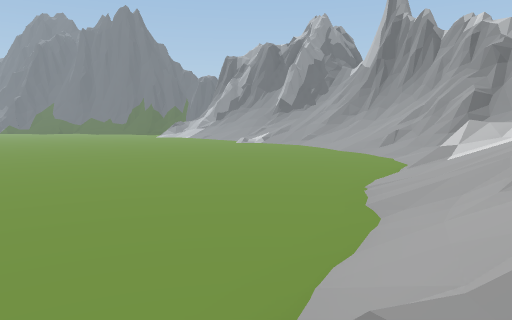
[1] (above)

17 first-person views from a walk through a 3-D level made in the Unity game engine. The camera is 1.2 m above the floor, tilts 6° down and sees 70° across. The floor is counted in squares, 2 m on a side. Each view is taken from the middle of a square. On the plan, view 1 faces up. The plan holds only what a view shows up to about 10 squares ahead; the rest is blank. The place goes on beyond the plan. The player character is not drawn. Some animated figures are left out.

[2]
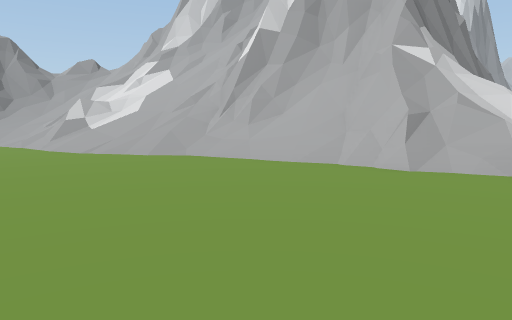

[3]
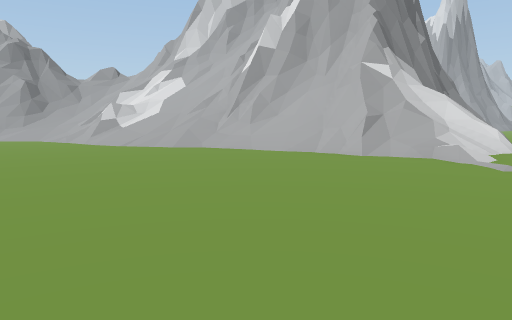

[4]
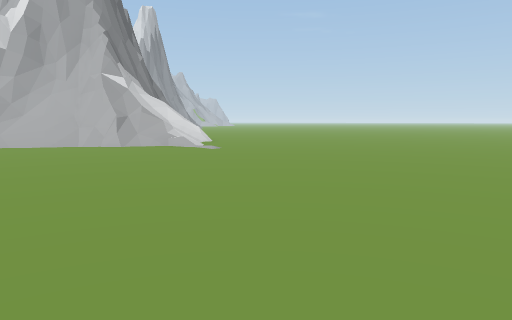

[5]
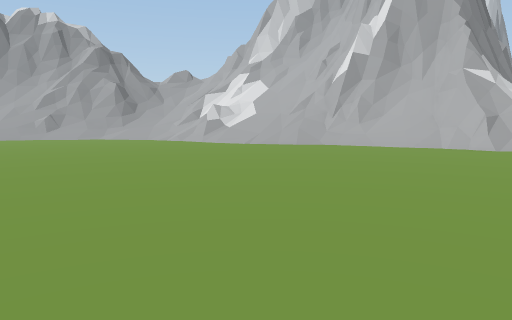

[6]
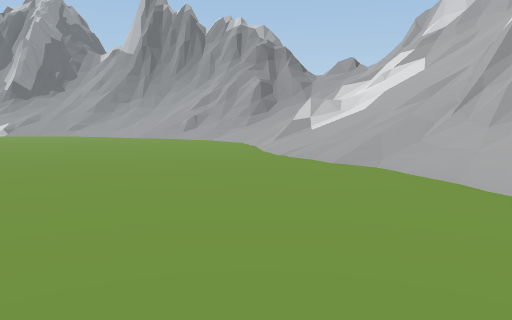

[7]
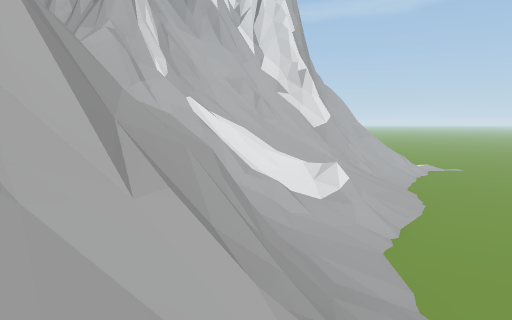

[8]
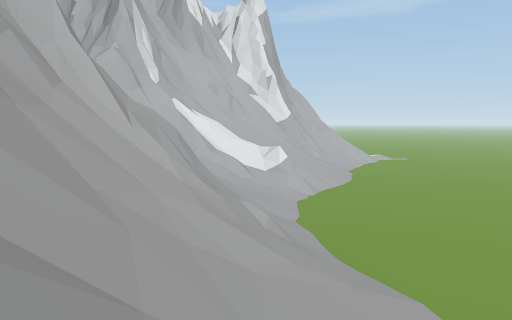

[9]
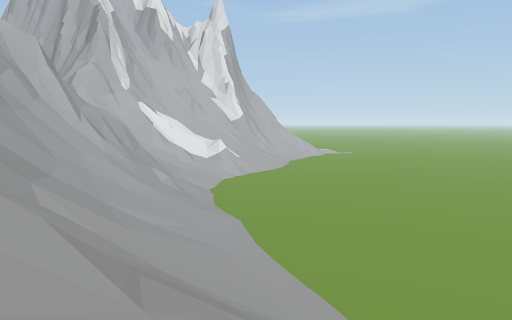

[10]
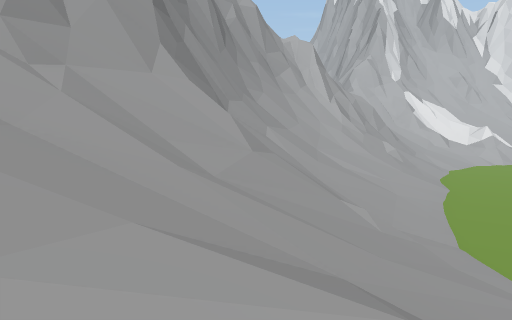

[11]
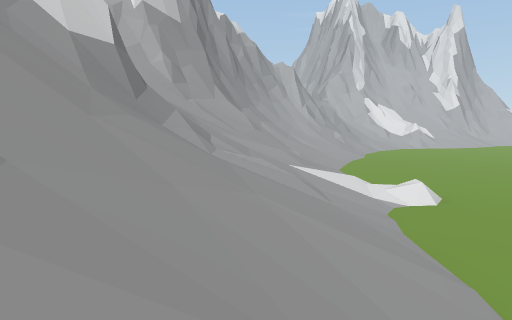

[12]
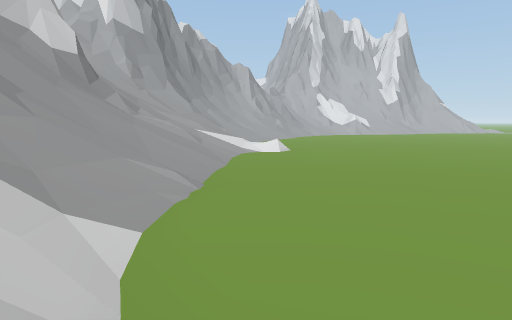

[13]
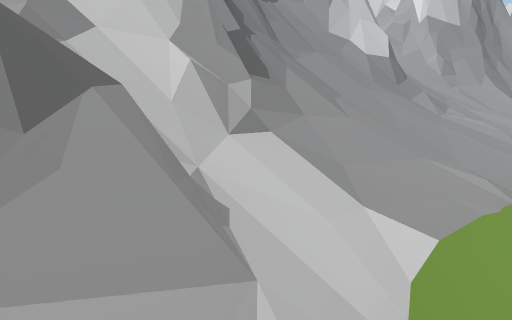

[14]
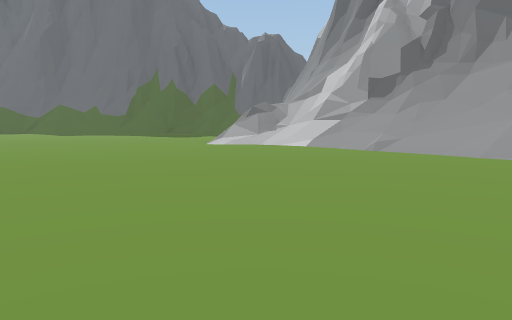

[15]
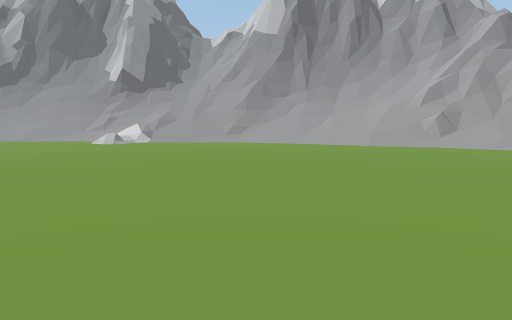

[16]
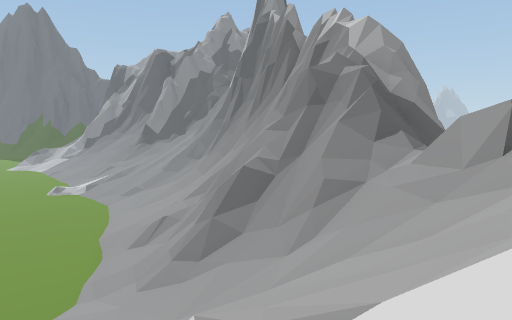

[17]
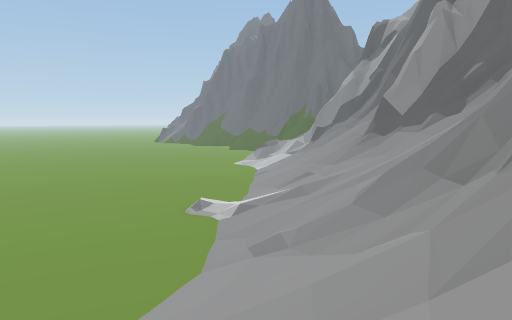

### Floor plan
Key: @ floor where view 1 was taken; # wall or solid block; . main floor; : floor 5 m higher than the main floor; / step, stairs or slope; = window, fence, low wall or low ledge; ^ raised ledge.
Columns run from 10 left of view 1 to 10 right of it. Each row starts with its distance up from view 1.
 27 .../=//#####^
 26 ...../////# ^
 25 ......//////^^^
 24 ......./////^^=
 23 ......../////=/
 22 .........//////#^
 21  .........////==^
 20   .......//////^^
 19   .........////#^
 18    .........////^
 17     .........///#^
 16      ........////^
 15       ........///#^
 14       ........//==^
 13      .........//=###^
 12      .........//==##^
 11      ........../=/==
 10     ..........////=:
  9     ........../////=
  8     ........./=/////
  7    ..........//////##
  6   ..........//////#^^
  5  ...........//////=^
  4  ...........////=/=
  3  ..........//^#
  2  .........///^^
  1   ........==##^
  0   ......./@/^^

Where each view was taken, in squares from view 1:
view 1: 0 up, 0 right, facing up
view 2: 3 up, 5 left, facing right
view 3: 3 up, 7 left, facing right
view 4: 5 up, 9 left, facing down-right
view 5: 6 up, 8 left, facing right
view 6: 2 up, 3 left, facing up-right
view 7: 15 up, 6 right, facing down
view 8: 18 up, 5 right, facing down
view 9: 21 up, 3 right, facing down
view 10: 22 up, 1 right, facing down-right
view 11: 26 up, 3 left, facing down-right
view 12: 27 up, 7 left, facing down-right
view 13: 27 up, 7 left, facing right
view 14: 17 up, 6 left, facing up
view 15: 10 up, 5 left, facing up-right
view 16: 6 up, 7 right, facing up
view 17: 15 up, 6 right, facing up-left
